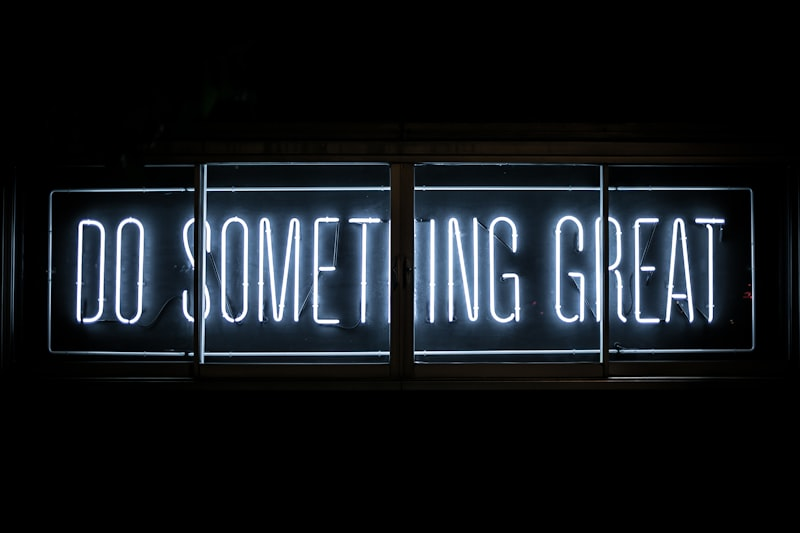
#> input picture data/example.jpg, 800 x 533 px
$ python infer.py --method clahe --input data/example.jpg
#> lines starting #> are read from the running program, lines starting #| are printed output that depends on the picture
#> in load_image, image is the input picture: shape (533, 800, 3); mean B, G, R 28.6, 24.3, 20.2
### methods/clahe.py
from __future__ import annotations

import cv2
import numpy as np


def clahe_enhance(
    image: np.ndarray,
    clip_limit: float = 2.0,
    tile_grid_size: tuple[int, int] = (8, 8),
) -> np.ndarray:
    """Enhance a low-light BGR image using CLAHE on the luminance channel."""
#> called with clip_limit = 2, tile_grid_size = (8, 8)
    if image is None or image.size == 0:
        raise ValueError("Input image is empty.")

    lab = cv2.cvtColor(image, cv2.COLOR_BGR2LAB)
#> lab: shape (533, 800, 3); mean of channels 0, 1, 2 24.3, 127.7, 125
    l_channel, a_channel, b_channel = cv2.split(lab)
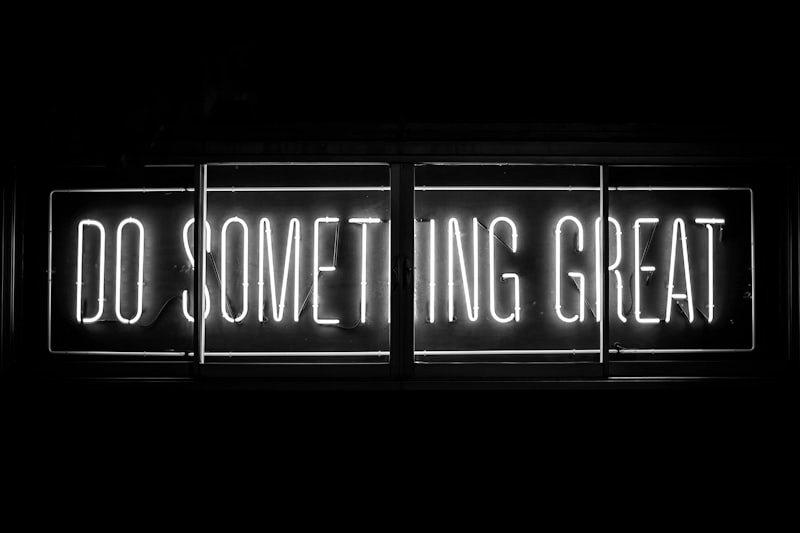
#> l_channel: shape (533, 800); min 0, max 255, mean 24.3
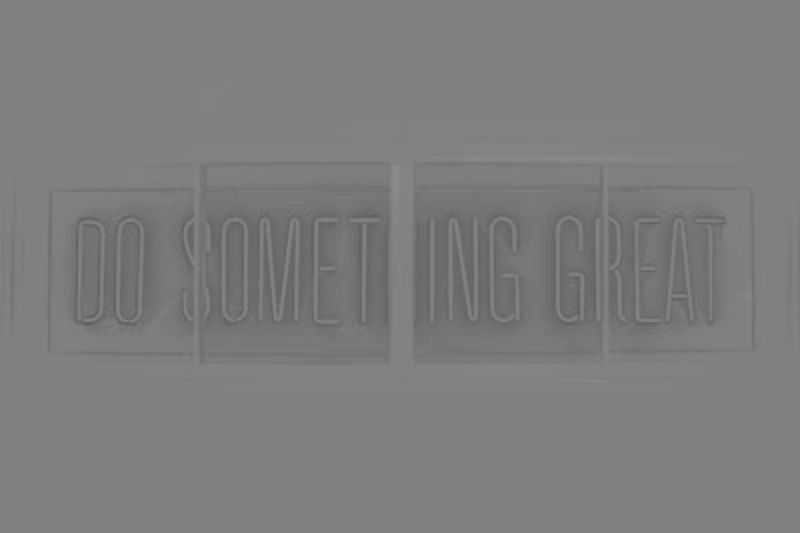
#> b_channel: shape (533, 800); min 94, max 139, mean 125

    clahe = cv2.createCLAHE(
        clipLimit=clip_limit,
        tileGridSize=tile_grid_size,
    )
    enhanced_l = clahe.apply(l_channel)
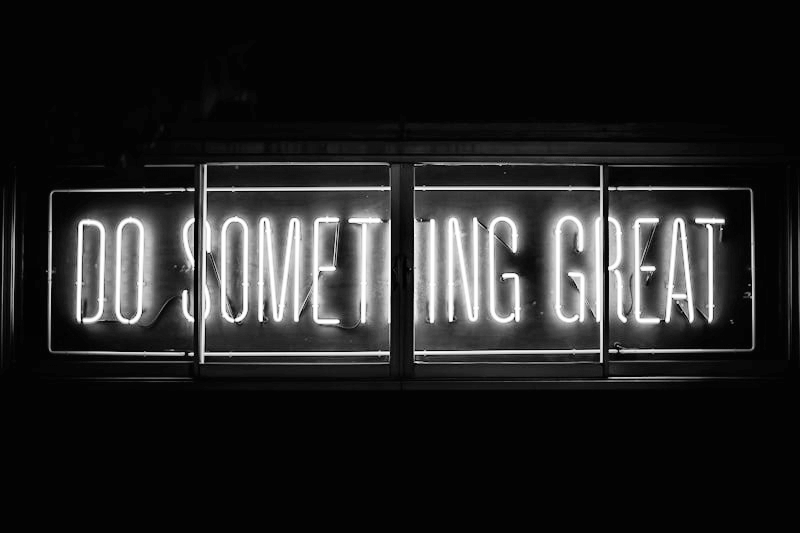
#> enhanced_l: shape (533, 800); min 1, max 255, mean 35.2

    enhanced_lab = cv2.merge((enhanced_l, a_channel, b_channel))
#> enhanced_lab: shape (533, 800, 3); mean of channels 0, 1, 2 35.2, 127.7, 125
    return cv2.cvtColor(enhanced_lab, cv2.COLOR_LAB2BGR)
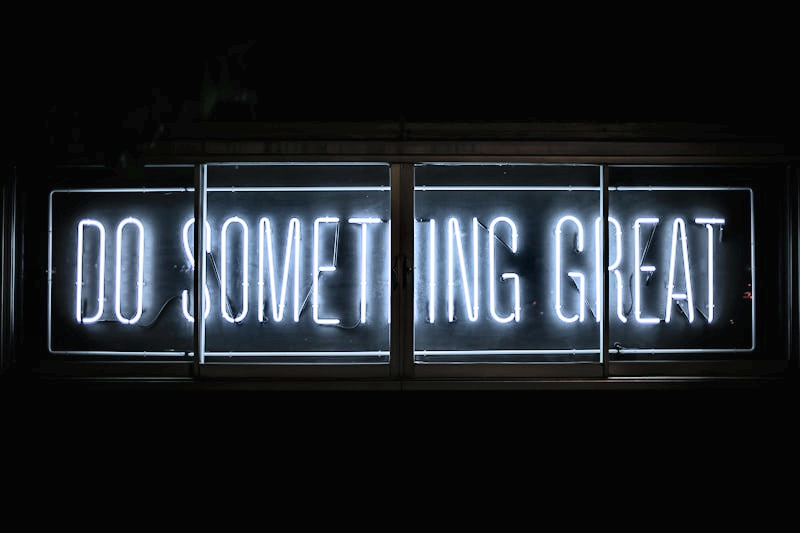
#> returned value: shape (533, 800, 3); mean B, G, R 40, 35.4, 31.3

### infer.py
from __future__ import annotations

import argparse
from pathlib import Path
from typing import Callable

import cv2
import numpy as np

from methods import clahe_enhance, gamma_enhance, retinex_enhance


EnhanceFunction = Callable[[np.ndarray], np.ndarray]


METHODS: dict[str, EnhanceFunction] = {
    "gamma": gamma_enhance,
    "clahe": clahe_enhance,
    "retinex": retinex_enhance,
}


def parse_args() -> argparse.Namespace:
    parser = argparse.ArgumentParser(
        description="Run traditional low-light image enhancement methods.",
    )
    parser.add_argument(
        "--method",
        required=True,
        choices=sorted(METHODS.keys()),
        help="Enhancement method to run.",
    )
    parser.add_argument(
        "--input",
        required=True,
        type=Path,
        help="Path to the input image.",
    )
    parser.add_argument(
        "--output-dir",
        default=Path("results/traditional"),
        type=Path,
        help="Directory for enhanced output images.",
    )
    return parser.parse_args()


def build_output_path(input_path: Path, method: str, output_dir: Path) -> Path:
    suffix = input_path.suffix if input_path.suffix else ".png"
    return output_dir / f"{input_path.stem}_{method}{suffix}"


def load_image(image_path: Path) -> np.ndarray:
    if not image_path.exists():
        raise FileNotFoundError(f"Input image does not exist: {image_path}")
    if not image_path.is_file():
        raise ValueError(f"Input path is not a file: {image_path}")

    image = cv2.imread(str(image_path), cv2.IMREAD_COLOR)
    if image is None:
        raise ValueError(f"Failed to read image with OpenCV: {image_path}")
    return image


def save_image(image: np.ndarray, output_path: Path) -> None:
    output_path.parent.mkdir(parents=True, exist_ok=True)
    success = cv2.imwrite(str(output_path), image)
    if not success:
        raise ValueError(f"Failed to save image: {output_path}")


def run_inference(method: str, input_path: Path, output_dir: Path) -> Path:
    image = load_image(input_path)
    enhanced = METHODS[method](image)
    output_path = build_output_path(input_path, method, output_dir)
    save_image(enhanced, output_path)
    return output_path


def main() -> None:
    args = parse_args()
    output_path = run_inference(args.method, args.input, args.output_dir)
    print(f"Saved enhanced image to: {output_path}")


if __name__ == "__main__":
    main()
